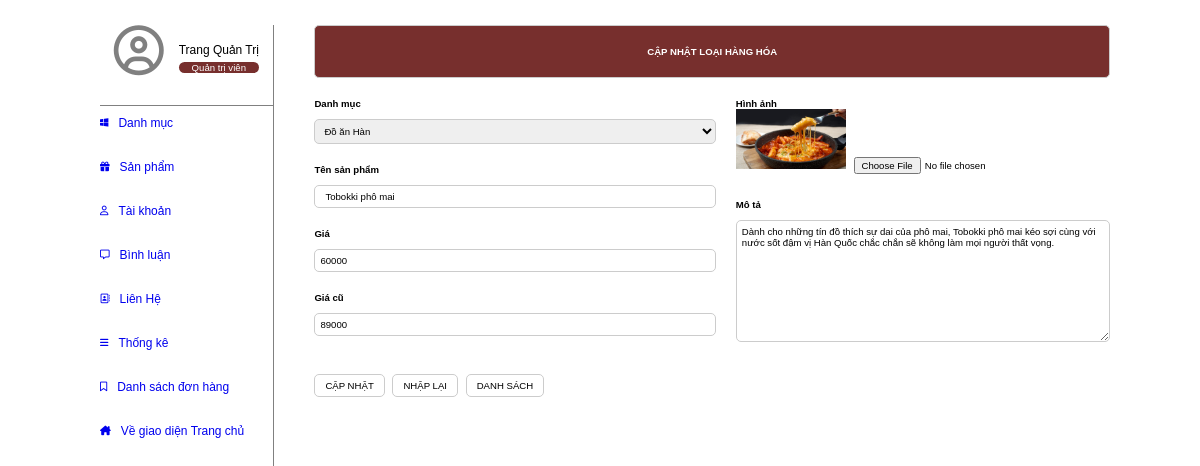
Page /admin/index.php?act=suasp&id=21 (signed in) on the committed database.
### tables this page shows
CREATE TABLE `sanpham` (
  `id` int(10) NOT NULL,
  `name` varchar(255) NOT NULL,
  `price` double NOT NULL DEFAULT 10.2,
  `price_old` double NOT NULL DEFAULT 10.2,
  `img` varchar(255) DEFAULT NULL,
  `mota` text DEFAULT NULL,
  `luotxem` int(11) NOT NULL DEFAULT 0,
  `iddm` int(10) NOT NULL
);

CREATE TABLE `danhmuc` (
  `id` int(10) NOT NULL,
  `name` varchar(255) NOT NULL
);

### model/pdo.php (called while the page is built, shortened)
<?php
function pdo_get_connection(){
    $dburl = "mysql:host=localhost;dbname=duan;charset=utf8";
    $username = 'root';
    $password = '';
    $conn = new PDO($dburl, $username, $password);
    $conn->setAttribute(PDO::ATTR_ERRMODE, PDO::ERRMODE_EXCEPTION);
    return $conn;
}
function pdo_query($sql){
    $sql_args = array_slice(func_get_args(), 1);
    try{
        $conn = pdo_get_connection();
        $stmt = $conn->prepare($sql);
        $stmt->execute($sql_args);
        $rows = $stmt->fetchAll();
        return $rows;
    }
    catch(PDOException $e){
        throw $e;
    }
    finally{
        unset($conn);
    }
}
function pdo_query_one($sql){
    $sql_args = array_slice(func_get_args(), 1);
    try{
        $conn = pdo_get_connection();
        $stmt = $conn->prepare($sql);
        $stmt->execute($sql_args);
        $row = $stmt->fetch(PDO::FETCH_ASSOC);
        return $row;
    }
    catch(PDOException $e){
        throw $e;
    }
    finally{
        unset($conn);
    }
}

### model/sanpham.php (called while the page is built, shortened)
<?php
    function loadone_sanpham($id){
        $sql = "select * from sanpham where id =".$id;
        $sp=pdo_query_one($sql);
        return $sp;
    }
?>

### model/danhmuc.php (called while the page is built, shortened)
<?php
    function loadall_danhmuc(){
        $sql = "select * from danhmuc order by id";
        $listdanhmuc =pdo_query($sql);
        return $listdanhmuc;
    }
?>

### admin/sanpham/update.php (the view, shortened to what this page needs)
<?php
    if(is_array($sanpham)){
        extract($sanpham);
    }
    $hinhpath = "../upload/".$img;
    if(is_file($hinhpath)){
        $hinh = "<img src='".$hinhpath."' height = '60px'>";
    }else{
        $hinh = "No Photo";
    }
?>
<div class="box-right">
            <div class="row frmtitle">
                <h1>CẬP NHẬT LOẠI HÀNG HÓA</h1>
            </div>
            <div class="row frmcontent">
            <form action="index.php?act=updatesp" method="post" onsubmit="return validateForm();" enctype="multipart/form-data">
                    <div class="sp-all">
                        <div>
                            <div class="row mb10 sp-one">
                            <strong>Danh mục </strong><br>
                                    <select name="iddm" id="">
                                        <?php foreach ($listdanhmuc as $lo) : ?>
                                            <option value="<?= $lo['id'] ?>" <?php echo ($lo['id'] == $sanpham['iddm'] ? 'selected' : '') ?>>
                                                <?= $lo['name'] ?>
                                            </option>
                                        <?php endforeach ?>
                                    </select>
                            </div>
                            <div class="row mb10 sp-one">
                                <strong>Tên sản phẩm</strong>   <br>
                                <input type="text" name="tensp" id="tensp" value="<?=$name?>">
                            </div>
                            <div class="row mb10 sp-one">
                                <strong>Giá</strong> <br>
                                <input type="number" name="giasp" id="giasp" value="<?=$price?>">
                            </div>
                            <div class="row mb10 sp-one">
                                <strong>Giá cũ</strong> <br>
                                <input type="number" name="giasp_old" id="giasp_old" value="<?=$price_old?>">
                            </div>
                        </div>
                        <div>
                            <div class="row mb10 sp-one1 mb5">
                            <strong>Hình ảnh</strong>  <br>
                                <?=$hinh?>
                                <input type="file" name="hinh">
                            </div>
                            <div class="row mb10 sp-one">
                            <strong>Mô tả</strong> <br>
                                <textarea name="mota" cols="30" rows="10" id="mota"><?=$mota?></textarea>
                            </div>
                        </div>
                    </div>
                    <div class="row mb10 mt10" >
                        <input type="submit" class="mr5" name="capnhat" onclick="validateForm()" value="CẬP NHẬT">
                        <input type="reset" class="mr5" value="NHẬP LẠI">
                        <a href="index.php?act=listsp"><input type="button" value="DANH SÁCH"></a>
                    </div>
                </form>
            </div>
    </div>
</div>
</div>

### css/style.css (style rules this page uses)
* { box-sizing: border-box; margin: 0; padding: 0 ; font-family: sans-serif; font-size: 0.8vw; }
.row { float: left; width: 100%; }
.mt10 { margin-top: 10px; }
.mr5 { margin-right: 5px; }
.mb5 { margin-bottom: 5px; }
.mb10 { margin-bottom: 10px; }
.formtaikhoan input[type="text"], .formtaikhoan input[type="email"], .formtaikhoan input[type="password"], .frmcontent input[type="text"] { width: 100%; border: 1px solid #CCC; padding: 5px 10px; border-radius: 5px; }
.formtaikhoan input[type="submit"], .frmcontent input[type="submit"], .frmcontent input[type="reset"], .frmcontent input[type="button"] { border-radius: 5px; padding: 5px 10px; background-color: white; border: 1px solid #CCC; }
.frmtitle { background-color: #772f2d; border: 1px solid #CCC; color: white; border-radius: 5px; padding: 20px 10px; text-align: center; }
.frmcontent { padding: 20px 0px; }
.sp-all { display: flex; gap: 20px; }
.sp-one textarea, .sp-one select, .sp-one input { width: 100%; padding: 5px; margin: 10px 0; border: 1px solid #ccc; border-radius: 5px; }
.sp-one1 input { margin: 10px 0; padding: 5px; }
.box-right { width: 78%; }

### rows in the picture
sanpham: iddm "Đồ ăn Hàn", tensp "Tobokki phô mai", giasp "60000", giasp_old "89000", img (picture), mota "Dành cho những tín đồ thích sự dai của phô mai, Tobokki phô mai kéo sợi cùng với nước sốt đậm vị Hàn Quốc chắc chắn sẽ không làm mọi người thất vọng."
